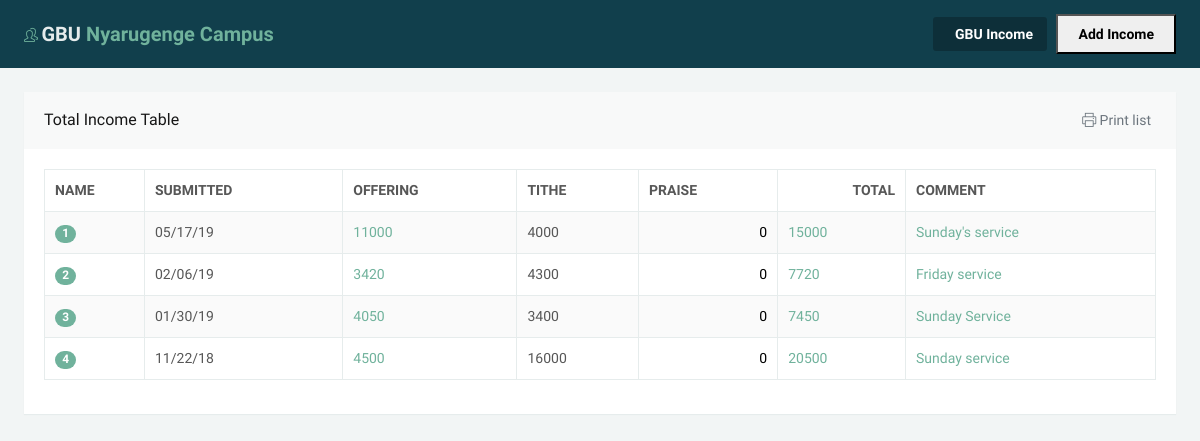
Page /Treasurer/All-income.php (signed in) on the committed database.
### tables this page shows
CREATE TABLE `income` (
  `id` int(11) NOT NULL,
  `date` varchar(255) NOT NULL,
  `offerings` varchar(255) NOT NULL,
  `tithe` varchar(255) NOT NULL,
  `thankgiving` varchar(255) NOT NULL,
  `comment` varchar(255) NOT NULL,
  `submitdate` timestamp NOT NULL DEFAULT CURRENT_TIMESTAMP
);

### Treasurer/All-income.php (the view, shortened to what this page needs)
<?php
    include_once('../config/PDOClass.php');
    if (strlen($_SESSION['TreasLogin'])==0) {
        header("Location: dashboard.php");
    }
    else{
?>
<!DOCTYPE html>
<html lang="en" class="no-focus">
    <head>
        <link rel="stylesheet" id="css-main" href="../assets/css/codebase.min.css">
        <link rel="stylesheet" id="css-theme" href="../assets/css/themes/flat.min.css">
        <link rel="stylesheet" id="css-main" href="../assets/css/codebase.min.css">
        <link rel="stylesheet" id="css-theme" href="../assets/css/themes/flat.min.css">
    </head>
    <body>
        <div id="page-container" class="sidebar-inverse side-scroll page-header-fixed page-header-inverse main-content-boxed">
            <header id="page-header">
                <div class="content-header">
                    <div class="content-header-section">
                        <div class="content-header-item">
                            <a class="link-effect font-w700 mr-5" href="#">
                                <i class="si si-users text-primary"></i>
                                <span class="font-size-xl text-dual-primary-dark">GBU</span><span class="font-size-xl text-primary"> Nyarugenge Campus</span>
                            </a>
                        </div>
                    </div>
                    <div class="content-header-section d-none d-lg-block">
                        <ul class="nav-main-header">
                            <li>
                                <a class="active" href="javascript:void(0)"><i class="si"></i>GBU  Income</a>
                            </li>
                            <li>
                                <button type="button"    ><a href="Add-income.php" style="text-decoration: none;color: #000;">Add Income</a></button>
                            </li>
                        </ul>
                    </div>
                </div>
            </header>
            <main id="main-container">
                <div class="content">
                    <div class="block">
                        <div class="block-header block-header-default">
                            <h3 class="block-title">  Total Income Table <small> </small></h3>
                            <button type="button" class="btn-block-option" onclick="Codebase.helpers('print-page');">
                                    <i class="si si-printer"></i> Print list
                                </button>
                        </div>
                        <div class="block-content block-content-full">
                            <table class="table table-bordered table-striped table-vcenter js-dataTable-full-pagination">
                                <thead>
                                    <tr>
                                        <th style="width: 100px;">Name</th>
                                        <th class="d-none d-sm-table-cell">Submitted</th>
                                        <th class="d-none d-sm-table-cell">Offering</th>
                                        <th class="d-none d-sm-table-cell">Tithe</th>
                                        <th class="d-none d-sm-table-cell">Praise</th>
                                        <th class="text-right">Total</th>
                                        <th class="d-none d-sm-table-cell">Comment</th>
                                    </tr>
                                </thead>
                                <tbody>
                                                     <?php
                      $sql = "SELECT id,date,offerings,tithe,thankgiving,comment,(offerings+tithe+thankgiving) as total from income";
                      $query = $db->prepare($sql);
                      $query->execute();
                      $results=$query->fetchAll(PDO::FETCH_OBJ);
                      $cnt=1;
                      foreach ($results as $result) {
                                ?>
                                    <tr>
                                        <td>
                                            <span class="badge badge-pill badge-primary "><?=$cnt?></span>
                                        </td>
                                        <td class="d-none d-sm-table-cell">
                                             <?=$result->date?>                       </td>
                                        <td class="d-none d-sm-table-cell">
                                            <a href="javascript:void(0)"><?=$result->offerings?> </a>
                                        </td>
                                        <td class="d-none d-sm-table-cell">
                                             <?=$result->tithe?>
                                        </td>
                                        <td class="text-right">
                                            <span class="text-black"><?=$result->thankgiving?></span>
                                        </td>
                                         <td class="d-none d-sm-table-cell">
                                            <a href="#"><?=$result->total?></a>
                                        </td>
                                         <td class="d-none d-sm-table-cell">
                                            <a href="#"><?=$result->comment?> </a>
                                        </td>
                                    </tr>
                           <?php $cnt++;}?>
                                </tbody>
                            </table>
                        </div>
                    </div>
                </div>
            </main>
        </div>
    </body>
</html>
<?php }?>

### rows in the picture
income: date "05/17/19", offerings "11000", tithe "4000", thankgiving "0", total "15000", comment "Sunday's service"
income: date "02/06/19", offerings "3420", tithe "4300", thankgiving "0", total "7720", comment "Friday service"
income: date "01/30/19", offerings "4050", tithe "3400", thankgiving "0", total "7450", comment "Sunday Service"
income: date "11/22/18", offerings "4500", tithe "16000", thankgiving "0", total "20500", comment "Sunday service"
